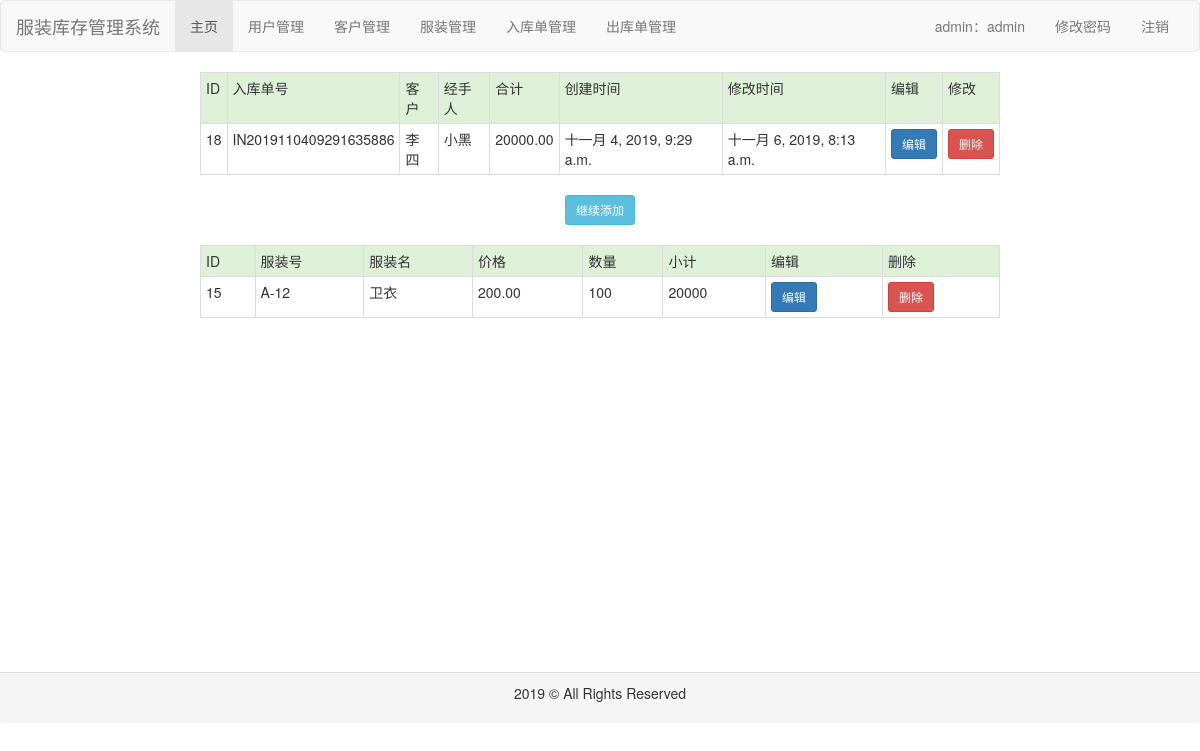
The page /outorder/detail/18 (signed in) on the database its author committed.
### common/models.py (models this page shows, shortened)
class Outorder(models.Model):
    code = models.CharField(max_length=32, verbose_name='出库单号')
    customer = models.ForeignKey(Customer, on_delete=models.CASCADE, verbose_name='客户')
    user = models.ForeignKey(User, on_delete=models.CASCADE, verbose_name='用户')
    clothes = models.ManyToManyField(Clothes, through='OutorderClothes', verbose_name='服装')
    create_time = models.DateTimeField(auto_now_add=True, verbose_name='创建时间')
    modify_time = models.DateTimeField(auto_now=True, verbose_name='修改时间')
    class Meta:
        ordering = ['create_time']
        verbose_name = '出库单'
        verbose_name_plural = verbose_name

class Customer(models.Model):
    name = models.CharField(max_length=32, verbose_name='客户名')
    phone = models.CharField(max_length=32, verbose_name='电话')
    address = models.CharField(max_length=32, verbose_name='地址')
    create_time = models.DateTimeField(auto_now_add=True, verbose_name='创建时间')
    modify_time = models.DateTimeField(auto_now=True, verbose_name='修改时间')
    class Meta:
        ordering = ['create_time']
        verbose_name = '客户'
        verbose_name_plural = verbose_name

class User(models.Model):
    role_choices = (
        ('操作员', '操作员'),
        ('管理员', '管理员')
    )
    username = models.CharField(max_length=32, unique=True, verbose_name='用户名')
    password = models.CharField(max_length=100, verbose_name='密码')
    name = models.CharField(max_length=32, verbose_name='姓名')
    role = models.CharField(max_length=32, choices=role_choices, default='操作员', verbose_name='角色')
    create_time = models.DateTimeField(auto_now_add=True, verbose_name='创建时间')
    modify_time = models.DateTimeField(auto_now=True, verbose_name='修改时间')
    class Meta:
        ordering = ['create_time']
        verbose_name = '用户'
        verbose_name_plural = verbose_name

class OutorderClothes(models.Model):
    outorder = models.ForeignKey(Outorder, on_delete=models.CASCADE, verbose_name='出库单')
    clothes = models.ForeignKey(Clothes, on_delete=models.CASCADE, verbose_name='服装')
    amount = models.PositiveIntegerField(verbose_name='数量')
    class Meta:
        ordering = ['id']
        verbose_name = '出库单详情'
        verbose_name_plural = verbose_name

class Clothes(models.Model):
    size_choices = (
        ('S', 'S'),
        ('M', 'M'),
        ('L', 'L'),
        ('XL', 'XL'),
        ('XXL', 'XXL')
    )
    name = models.CharField(max_length=32, verbose_name='服装名')
    sn = models.CharField(max_length=32, unique=True, verbose_name='服装号')
    price = models.DecimalField(max_digits=10, decimal_places=2, verbose_name='价格')
    size = models.CharField(max_length=32, choices=size_choices, verbose_name='尺寸')
    color = models.CharField(max_length=32, verbose_name='颜色')
    stock = models.PositiveIntegerField(verbose_name='库存')
    image = models.ImageField(upload_to='clothes', verbose_name='图片')
    desc = models.CharField(max_length=200, verbose_name='描述')
    create_time = models.DateTimeField(auto_now_add=True, verbose_name='创建时间')
    modify_time = models.DateTimeField(auto_now=True, verbose_name='修改时间')
    class Meta:
        ordering = ['create_time']
        verbose_name = '服装'
        verbose_name_plural = verbose_name

### outorder/views.py (the view)
# urls.py: path('detail/<int:outorder_id>', views.detail, name='detail'),
def detail(request, outorder_id):
    qs1 = Outorder.objects.filter(id=outorder_id)
    qs2 = OutorderClothes.objects.filter(outorder_id=outorder_id)
    sum = 0
    for foo in qs2:
        sum += foo.clothes.price * foo.amount
    context = {
        'qs1': qs1,
        'qs2': qs2,
        'sum': sum,
        'outorder_id': outorder_id
    }
    return render(request, 'outorder/detail.html', context)

### outorder/templates/outorder/detail.html (shortened to what this page needs)
{% extends 'base.html' %}
{% block content %}
    <div align="center" style="height: 600px">
        {% if qs1 %}
            <table class="table table-striped table-bordered table-hover  table-condensed" style="width: 800px">
                <tr class="success">
                    <td>ID</td>
                    <td>入库单号</td>
                    <td>客户</td>
                    <td>经手人</td>
                    <td>合计</td>
                    <td>创建时间</td>
                    <td>修改时间</td>
                    <td>编辑</td>
                    <td>修改</td>
                </tr>
                {% for foo in qs1 %}
                    <tr>
                        <td>{{ foo.id }}</td>
                        <td>{{ foo.code }}</td>
                        <td>{{ foo.customer.name }}</td>
                        <td>{{ foo.user.name }}</td>
                        <td>{{ sum }}</td>
                        <td>{{ foo.create_time }}</td>
                        <td>{{ foo.modify_time }}</td>
                        <td><a class="btn btn-primary btn-sm" href="{% url 'outorder:update' foo.id %}">编辑</a></td>
                        <td><a class="btn btn-danger btn-sm" href="{% url 'outorder:delete' foo.id %}">删除</a></td>
                    </tr>
                {% endfor %}
            </table>
        {% else %}
            <p>没有任何出库单</p>
        {% endif %}
        {% if qs2 %}
            <a class="btn btn-info btn-sm" href="{% url 'outorder:addmore' outorder_id %}">继续添加</a>
            <br>
            <br>
            <table class="table table-striped table-bordered table-hover  table-condensed" style="width: 800px">
                <tr class="success">
                    <td>ID</td>
                    <td>服装号</td>
                    <td>服装名</td>
                    <td>价格</td>
                    <td>数量</td>
                    <td>小计</td>
                    <td>编辑</td>
                    <td>删除</td>
                </tr>
                {% for foo in qs2 %}
                    <tr>
                        <td>{{ foo.id }}</td>
                        <td>{{ foo.clothes.sn }}</td>
                        <td>{{ foo.clothes.name }}</td>
                        <td>{{ foo.clothes.price }}</td>
                        <td>{{ foo.amount }}</td>
                        <td>{% widthratio foo.clothes.price 1 foo.amount %}</td>
                        <td><a class="btn btn-primary btn-sm"
                               href="{% url 'outorder:editmore' outorder_id=outorder_id outorderclothes_id=foo.id %}">编辑</a>
                        </td>
                        <td><a class="btn btn-danger btn-sm"
                               href="{% url 'outorder:deletemore' outorder_id=outorder_id outorderclothes_id=foo.id %}">删除</a>
                        </td>
                    </tr>
                {% endfor %}
            </table>
        {% else %}
            <p>没有任何服装信息</p>
            <a class="btn btn-info btn-sm" href="{% url 'outorder:addmore' outorder_id %}">添加</a>
        {% endif %}
    </div>
{% endblock %}

### rows shown on the page
Outorder: id "18", code "IN2019110409291635886", customer.name "李四", user.name "小黑", sum "20000.00", create_time "十一月 4, 2019, 9:29 a.m.", modify_time "十一月 6, 2019, 8:13 a.m."
OutorderClothes: id "15", clothes.sn "A-12", clothes.name "卫衣", clothes.price "200.00", amount "100", clothes+amount "20000"

### other values the page prints
{{ request.session.user_role }} "admin"
{{ request.session.user_name }} "admin"
